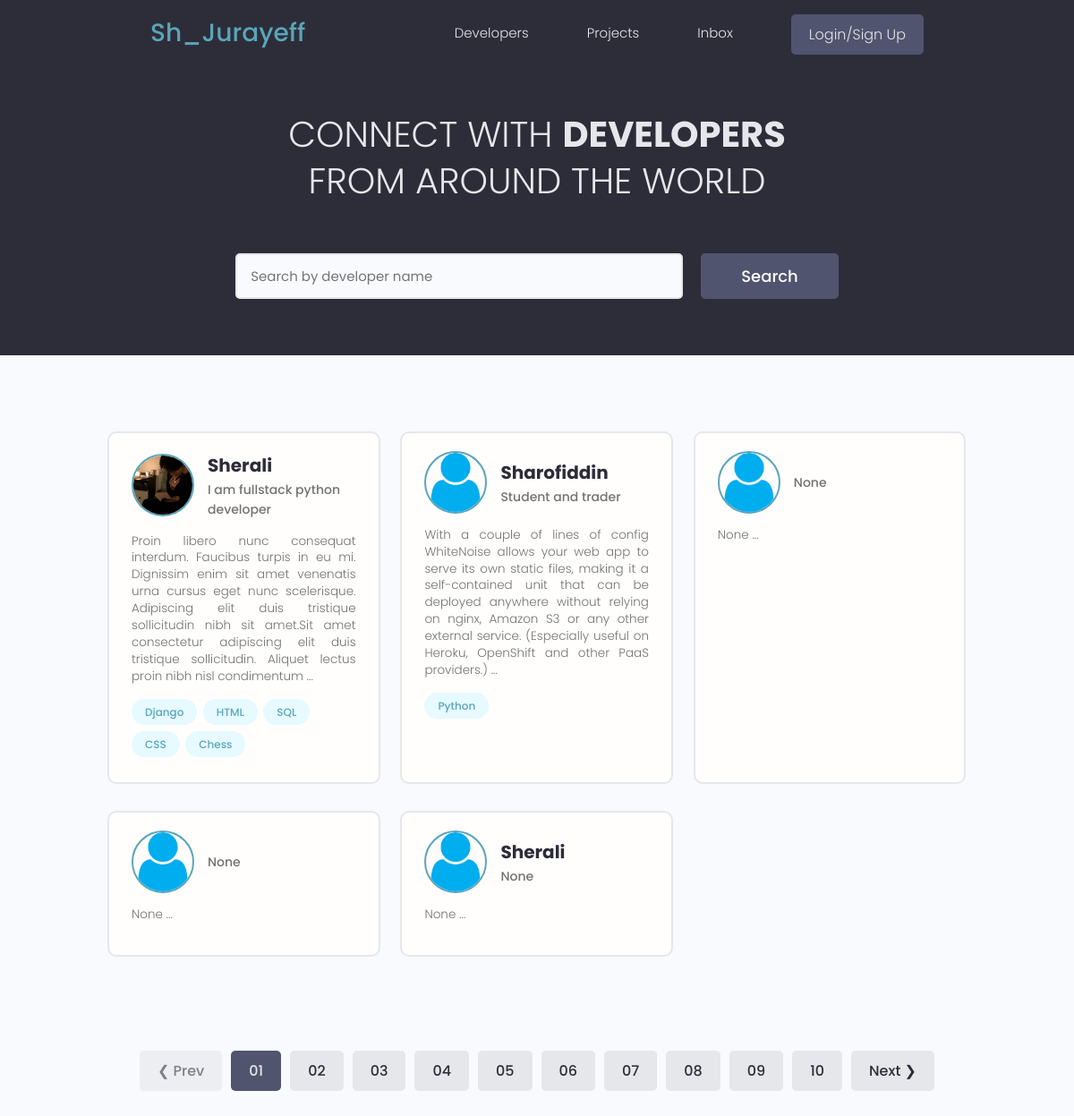
The app's page /, older data.
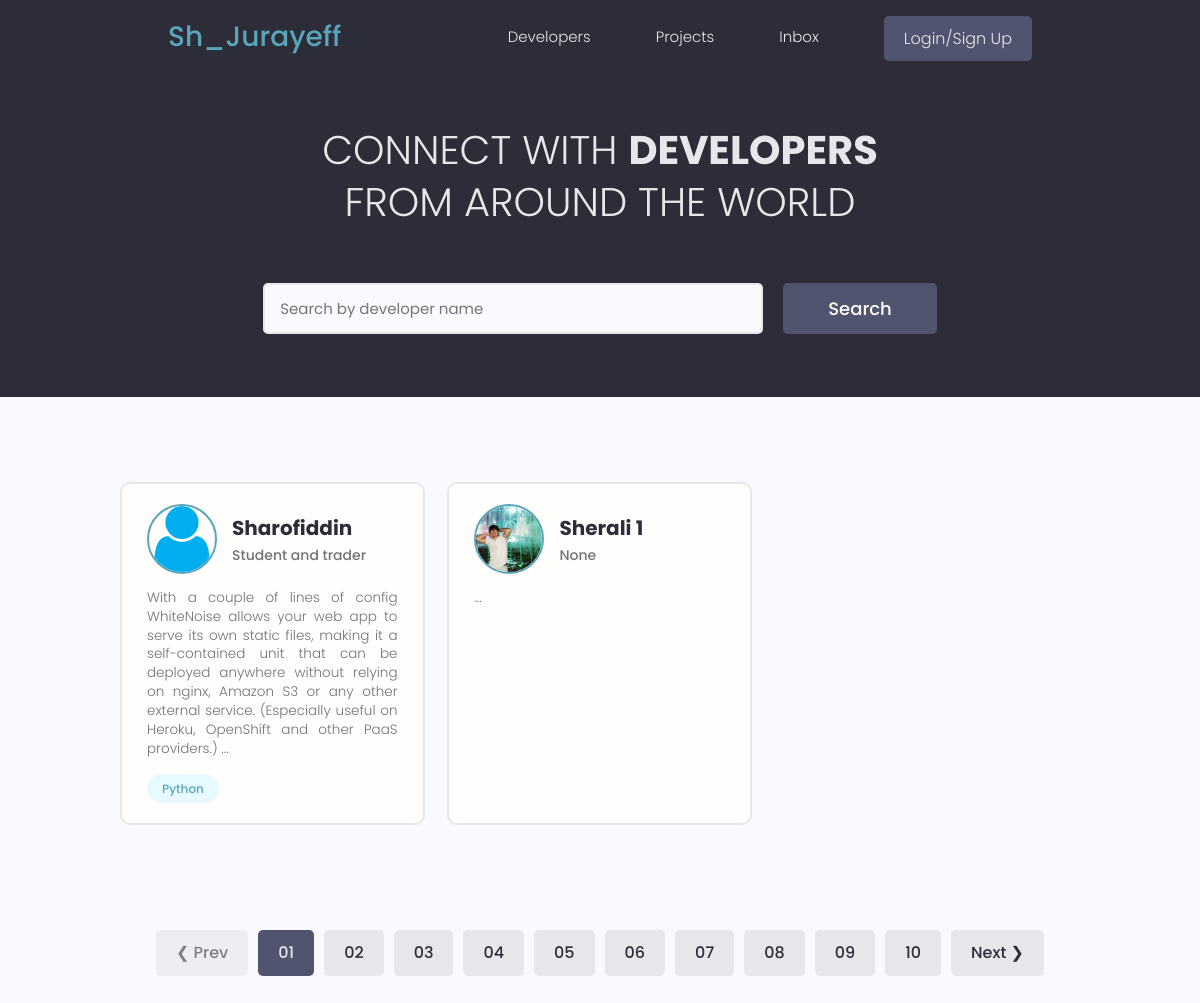
The same page, newer data.
### users/models.py (models this page shows, shortened)
class Profile(models.Model):
    user = models.OneToOneField(User , on_delete=models.CASCADE , null=True , blank=True)
    name = models.CharField(max_length=200 , blank=True  , null=True)
    email = models.EmailField(max_length=200 , blank=True , null=True)
    username = models.CharField(max_length=200 , blank=True  , null=True)
    location = models.CharField(max_length=200 , blank=True  , null=True)
    short_intro =  models.CharField(max_length=200 , blank=True  , null=True)
    bio = models.TextField(blank=True , null=True)
    profile_image = models.ImageField(blank=True ,null=True , upload_to='profiles/' , default='profiles/user-default.png')
    social_github = models.CharField(max_length=200 , blank=True  , null=True)
    social_telegram = models.CharField(max_length=200 , blank=True  , null=True)
    social_instagram = models.CharField(max_length=200 , blank=True  , null=True)
    social_linkedin = models.CharField(max_length=200 , blank=True  , null=True)
    social_twitter = models.CharField(max_length=200 , blank=True  , null=True)
    created_at = models.DateTimeField(auto_now_add=True , null=True ,blank=True)
    id = models.UUIDField(unique=True , default=uuid.uuid4 , primary_key=True , editable=False)

class Skill(models.Model):
    owner = models.ForeignKey(Profile , on_delete=models.CASCADE, null=True)
    name = models.CharField(max_length=200 , blank=True  , null=True)
    description = models.TextField(null=True , blank=True)
    created = models.DateTimeField(auto_now_add=True , null=True , blank=True)
    id = models.UUIDField(unique=True , default=uuid.uuid4 , primary_key=True , editable=False)
    def __str__(self):
        return str(self.name)

### users/views.py (the view)
# urls.py: path('' , profiles , name = 'profiles') ,
def profiles(request):
    profiles = Profile.objects.all()
    context = {
        'profiles': profiles
    }
    return render(request , 'users/profiles.html' , context)

### users/templates/users/profiles.html (shortened to what this page needs)
{% extends 'main.html' %}
{%block content%}
<main class="home">
    <section class="hero-section text-center">
      <div class="container container--narrow">
        <div class="hero-section__box">
          <h2>CONNECT WITH <span>DEVELOPERS</span></h2>
          <h2>FROM AROUND THE WORLD</h2>
        </div>
        <div class="hero-section__search">
          <form class="form" action="#" method="get">
            <div class="form__field">
              <input class="input input--text" id="formInput#search" type="text" name="text"
                placeholder="Search by developer name" />
            </div>
            <input class="btn btn--sub btn--lg" type="submit" value="Search" />
          </form>
        </div>
      </div>
    </section>
    <section class="devlist">
      <div class="container">
        <div class="grid grid--three">
            {% for profile in profiles %}
          <div class="column card">
            <div class="dev">
              <a href="{%url 'user-profile' profile.id %}" class="card__body">
                <div class="dev__profile">
                  <img class="avatar avatar--md" src="{{profile.profile_image}}" alt="image" />
                  <div class="dev__meta">
                    <h3>{{profile.name}}</h3>
                    <h5>{{profile.short_intro|slice:'60'}}</h5>
                  </div>
                </div>
                <p class="dev__info">{{profile.bio|slice:'300'}} ...</p>
                <div class="dev__skills">
                    {% for skill in profile.skill_set.all|slice:'5'%}
                  <span class="tag tag--pill tag--main">
                    <small>{{skill}}</small>
                  </span>
                  {%endfor%}
                </div>
              </a>
            </div>
          </div>
         {%endfor%}
        </div>
      </div>
    </section>
    <div class="pagination">
      <ul class="container">
        <li><a href="#" class="btn btn--disabled">&#10094; Prev</a></li>
        <li><a href="#" class="btn btn--sub">01</a></li>
        <li><a href="#" class="btn">02</a></li>
        <li><a href="#" class="btn">03</a></li>
        <li><a href="#" class="btn">04</a></li>
        <li><a href="#" class="btn">05</a></li>
        <li><a href="#" class="btn">06</a></li>
        <li><a href="#" class="btn">07</a></li>
        <li><a href="#" class="btn">08</a></li>
        <li><a href="#" class="btn">09</a></li>
        <li><a href="#" class="btn">10</a></li>
        <li><a href="#" class="btn">Next &#10095;</a></li>
      </ul>
    </div>
  </main>
  {%endblock content%}

### templates/main.html (shortened to what this page needs)
<!DOCTYPE html>
{%load static%}
<html lang="en">
<head>
    <link rel="stylesheet" href="https://cdn.iconmonstr.com/1.3.0/css/iconmonstr-iconic-font.min.css" />
    <link rel="stylesheet" href="{% static 'uikit/styles/uikit.css'%}" />
    <link rel="stylesheet" href="{% static 'styles/app.css'%}" />
    <link rel="stylesheet" type="text/css" media="screen" href="{%static 'styles/main.css'%}">
</head>
<body>
    {%include 'navbar.html'%}
    {%block content%}
    {%endblock content%}
</body>
</html>

### templates/navbar.html (shortened to what this page needs)
{%load static%}
<header class="header">
    <div class="container container--narrow">
      <a href="{%url 'profiles' %}" class="header__logo">
        <h4>Sh_Jurayeff</h4>
      </a>
      <nav class="header__nav">
        <ul class="header__menu">
          <li class="header__menuItem"><a href="{%url 'profiles' %}">Developers</a></li>
          <li class="header__menuItem"><a href="{%url 'projects' %}">Projects</a></li>
          <li class="header__menuItem"><a href="#">Inbox</a></li>
          {% if user.is_authenticated%}
          <li class="header__menuItem"><a href="{% url 'account' %}">Account</a></li>
          <li class="header__menuItem"><a href="{% url 'logout' %}" class="btn btn--sub">LogOut</a></li>
          {% else %}
            <li class="header__menuItem"><a href="{% url 'login' %}" class="btn btn--sub">Login/Sign Up</a></li>
          {% endif%}
        </ul>
      </nav>
    </div>
  </header>

### static/styles/app.css (style rules this page uses)
:root { --color-sub: #2d2d39; }
.btn--sub { background-color: var(--color-sub-light); }
.card { border: 2px solid var(--color-light); }
img { width: 100%; }
.header { position: sticky; z-index: 111; background-color: var(--color-sub); padding: 1.5rem 0; }
.header > .container { display: flex; justify-content: space-between; align-items: center; }
.header__nav > ul { display: inline-flex; align-items: center; list-style: none; gap: 6.5rem; }
.header__menuItem > a { color: var(--color-light); font-weight: 300; }
.hero-section { height: 40vh; display: flex; align-items: center; background-color: var(--color-sub); }
.hero-section__box { margin-bottom: 4rem; }
.hero-section__box > h2, .hero-section__box > h2 > span { font-size: 4rem; color: var(--color-light); line-height: 1.3; text-transform: uppercase; }
.hero-section__box > h2 { font-weight: 300; }
.hero-section__box > h2 > span { font-weight: 700; }
.hero-section__search > .form { display: flex; align-items: center; justify-content: center; gap: 2rem; }
.hero-section__search > .form input.input--text { width: 50rem; }
.devlist { margin-top: 8rem; }
.devlist .grid { align-items: stretch; }
.devlist .dev .dev__profile { display: flex; align-items: center; gap: 1.5rem; }
.devlist .dev .dev__meta h3 { color: var(--color-sub); font-size: 2rem; font-weight: 700; }
.devlist .dev .dev__meta h5 { color: var(--color-text); font-size: 1.4rem; font-weight: 500; }
.devlist .dev .dev__info { margin: 1.5rem 0; font-size: 1.35rem; line-height: 1.4; text-align: justify; }
.pagination { margin-top: 8rem; margin-bottom: 10rem; }
.pagination > ul { flex-wrap: wrap; list-style: none; display: flex; align-items: center; justify-content: center; gap: 1rem; }
.pagination .btn { color: var(--color-sub); }
.pagination .btn.btn--sub { color: var(--color-light); }

### static/uikit/styles/modules/_variables.css (style rules this page uses)
:root { --color-main: #5aa5b9; --color-main-light: #e6faff; --color-sub: #3f4156; --color-sub-light: #51546e; --color-sub-lighter: #ededfd; --color-text: #737373; --color-gray: #8b8b8b; --color-light: #e5e7eb; --color-light-gray: #767676; --color-bg: #f8fafd; --color-white: #fffefd; --color-white-light: #f3f3f3; --color-success: #359e64; --color-success-bg: #def8e8; --color-error: #fc4b0b; --color-error-bg: #fff2ee; --font-base: 'Poppins', arial, helvetica, 'Segoe UI', roboto, ubuntu, sans-serif; --font-monospace: 'Fira Code', 'Courier New', courier, monospace; --font-regular: 300; --font-medium: 500; --font-bold: 700; --generic-shadow: 1px 1px 5px #00000010; --generic-transition: all 0.3s ease-in-out; }

### static/uikit/styles/modules/_base.css (style rules this page uses)
* { margin: 0; padding: 0; box-sizing: border-box; text-rendering: optimizeLegibility; color: inherit; font-size: inherit; }
html { font-size: 50%; }
@media only screen and (min-width: 480px) { html { font-size: 56.25%; } }
@media only screen and (min-width: 1200px) { html { font-size: 62.5%; } }
body { line-height: 1.6; font-weight: 400; font-size: 1.5rem; color: var(--color-text); background-color: var(--color-bg); min-height: 100vh; }

### static/uikit/styles/modules/_typography.css (style rules this page uses)
* { font-family: var(--font-base); }
h2 { font-size: 3.6rem; font-weight: var(--font-bold); }
h3 { font-size: 3.2rem; font-weight: var(--font-medium); }
h4 { font-size: 2.8rem; font-weight: var(--font-medium); }
h5 { font-size: 2.4rem; font-weight: var(--font-medium); }
h5, h6 { font-weight: var(--font-regular); }
p, span, strong { font-size: 1.6rem; color: var(--color-text); font-weight: var(--font-regular); }
a { padding-bottom: 2px; text-decoration: none; display: inline-block; color: var(--color-main); font-weight: var(--font-medium); }

### static/uikit/styles/modules/_utilities.css (style rules this page uses)
.container { width: 92%; max-width: 165rem; margin: 0 auto; box-sizing: border-box; }
.container--narrow { width: 92%; max-width: 120rem; }
@media screen and (min-width: 1000px) { .container { width: 90%; } }
@media screen and (min-width: 1000px) { .container--narrow { width: 85%; } }
@media screen and (min-width: 1200px) { .container { width: 80%; } }
@media screen and (min-width: 1200px) { .container--narrow { width: 72%; } }
.text-center { text-align: center; }

### static/uikit/styles/modules/_avatar.css (style rules this page uses)
.avatar { border-radius: 50%; border: 2px solid var(--color-main); object-fit: cover; }
.avatar--md { height: 7rem; width: 7rem; }

### static/uikit/styles/modules/_card.css (style rules this page uses)
.card { border-radius: 1rem; background-color: var(--color-white); border: 1.5px solid var(--color-light); width: auto; height: auto; margin-top: 0.5rem; margin-bottom: 0.5rem; overflow: hidden; }
.card__body, .card__header { padding: 2rem 2.5rem; }

Row changes from the older to the newer data that the page shows:
removed Profile: profile_image (picture), name "Sherali", short_intro "I am fullstack python developer", bio "Proin libero nunc consequat interdum. Faucibus turpis in eu mi. Dignissim enim sit amet venenatis urna cursus eget nunc scelerisque. Adipiscing elit duis tristique sollicitudin nibh sit amet.Sit amet consectetur adipiscing elit duis tristique sollicitudin. Aliquet lectus proin nibh nisl condimentum"
removed Skill: name "Django", shown under "Sherali"
removed Skill: name "HTML", shown under "Sherali"
removed Skill: name "SQL", shown under "Sherali"
removed Skill: name "CSS", shown under "Sherali"
removed Skill: name "Chess", shown under "Sherali"
removed Profile: profile_image (placeholder picture), short_intro "None", bio "None"
removed Profile: profile_image (placeholder picture), name "Sherali", short_intro "None", bio "None"
changed Profile "None": profile_image: picture added in place of a placeholder; name (not shown) → "Sherali 1"; bio "None" → (not shown)
